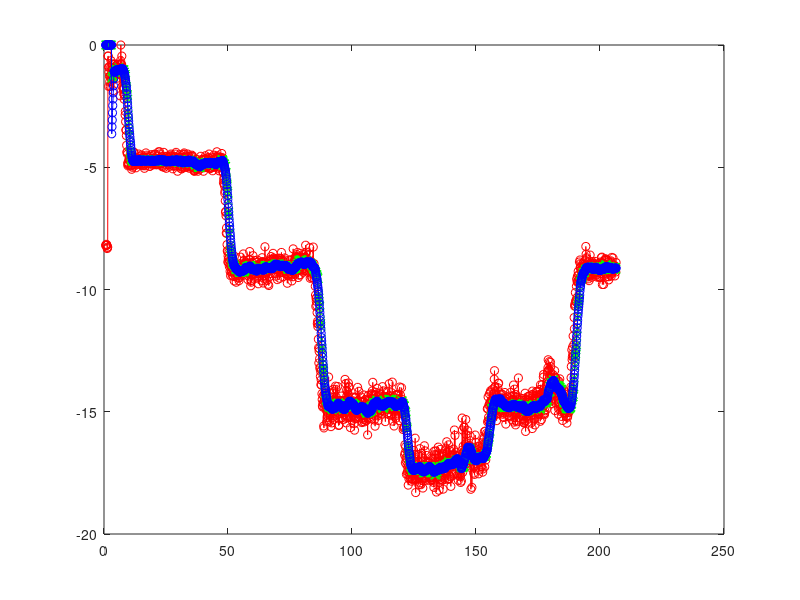

This chart was generated by the following MATLAB code:
[A]=importdata('VelADC.dat'); 
%A =[5 15 80 4 3 65 21 32 45];
[A2]=importdata('VelADCb2.dat'); 
[T]=importdata('Tiempo.dat'); 
[M]=importdata('Valoresmuestras.dat'); 
T=T/1000;
A=-A;
% for i=1:1:(N-m)
%     T1(i)=T(i+m);
% end
% T1(N-m+1)=T(N);


N = length(A);
m=25;

for i=1:1:N
    if i<m
    else        
        for j=1:1:m
        B(j)=A(j+i-m);
        end
        D(i)=median(B);
        %B(i)=0;
    end  
end

for i=1:1:N
    if i<m
    else        
        for j=1:1:m
        B(j)=A(j+i-m);
        end
        F(i)=mean(B);
        %B(i)=0;
    end
    
end
plot(T,A,'r-o',T,D,'g-x',T,F,'b-o')